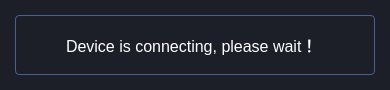
<?xml version="1.0" encoding="UTF-8"?>
<ui version="4.0">
 <class>CProgressDialog</class>
 <widget class="QDialog" name="CProgressDialog">
  <property name="geometry">
   <rect>
    <x>0</x>
    <y>0</y>
    <width>390</width>
    <height>90</height>
   </rect>
  </property>
  <property name="windowTitle">
   <string>Dialog</string>
  </property>
  <property name="styleSheet">
   <string notr="true">#CProgressDialog{
	background-color: #1D1F28;
}</string>
  </property>
  <layout class="QHBoxLayout" name="horizontalLayout_2">
   <property name="spacing">
    <number>0</number>
   </property>
   <property name="leftMargin">
    <number>15</number>
   </property>
   <property name="topMargin">
    <number>15</number>
   </property>
   <property name="rightMargin">
    <number>15</number>
   </property>
   <property name="bottomMargin">
    <number>15</number>
   </property>
   <item>
    <widget class="QWidget" name="progressContent" native="true">
     <property name="styleSheet">
      <string notr="true">#progressContent {
	border-radius: 4px;
	border: 1px solid #4B5E95;
	background-color: #1D1F28;;
}</string>
     </property>
     <layout class="QHBoxLayout" name="horizontalLayout">
      <property name="spacing">
       <number>3</number>
      </property>
      <property name="leftMargin">
       <number>24</number>
      </property>
      <property name="topMargin">
       <number>17</number>
      </property>
      <property name="rightMargin">
       <number>24</number>
      </property>
      <property name="bottomMargin">
       <number>17</number>
      </property>
      <item>
       <layout class="QHBoxLayout" name="horizontalLayout_3">
        <item>
         <widget class="QLabel" name="progressLabel">
          <property name="minimumSize">
           <size>
            <width>24</width>
            <height>24</height>
           </size>
          </property>
          <property name="maximumSize">
           <size>
            <width>24</width>
            <height>24</height>
           </size>
          </property>
          <property name="styleSheet">
           <string notr="true"/>
          </property>
          <property name="text">
           <string/>
          </property>
         </widget>
        </item>
        <item>
         <widget class="QLabel" name="contentLabel">
          <property name="styleSheet">
           <string notr="true">font-size: 16px;
font-weight: normal;
color: #ffffff;</string>
          </property>
          <property name="text">
           <string notr="true">Device is connecting, please wait！</string>
          </property>
         </widget>
        </item>
       </layout>
      </item>
     </layout>
    </widget>
   </item>
  </layout>
 </widget>
 <resources>
  <include location="Optimus.qrc"/>
 </resources>
 <connections/>
</ui>
